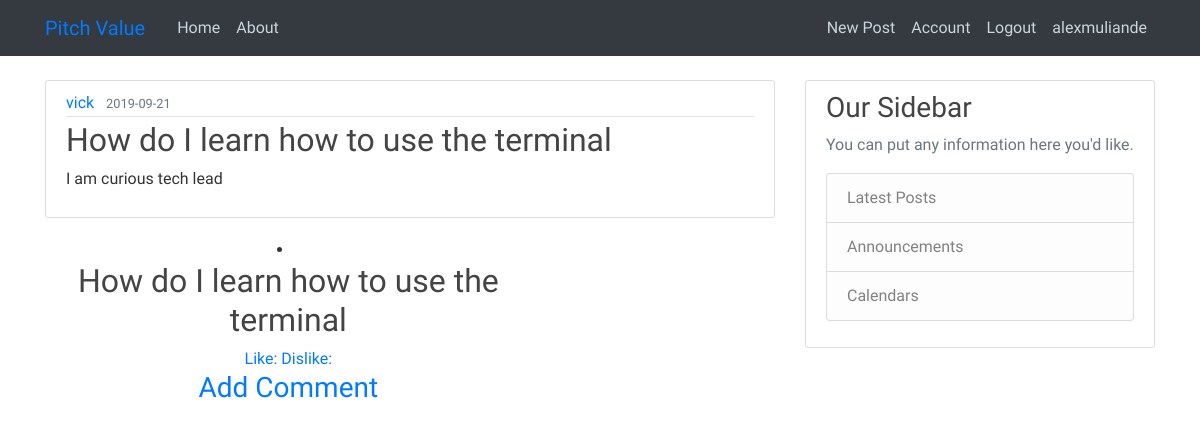
The app's page /post/2 (signed in) with its own data.
### pitch/models.py (models this page shows, shortened)
class User(db.Model, UserMixin):
    id = db.Column(db.Integer,primary_key=True)
    username = db.Column(db.String(20),unique=True,nullable=False)
    email = db.Column(db.String(20),unique=True,nullable=False)
    password = db.Column(db.String(60), nullable=False)
    posts = db.relationship('Post', backref='author', lazy=True)
    comment = db.relationship('Comment',backref = 'author',lazy=True)

class Post(db.Model):
    id = db.Column(db.Integer,primary_key=True)
    title = db.Column(db.String(100), nullable=False)
    date_posted = db.Column (db.DateTime, nullable=False, default=datetime.utcnow)
    content = db.Column(db.Text, nullable=False)
    user_id = db.Column(db.Integer, db.ForeignKey('user.id'), nullable = False)

### pitch/routes.py (the view)
@app.route("/post/<int:post_id>")
def post(post_id):
    post = Post.query.get_or_404(post_id)
    return render_template('post.html', title=post.title, post=post)

### pitch/models.py (called while the page is built)
@login_manager.user_loader
def load_user(user_id):
    return User.query.get(int(user_id))

### pitch/templates/post.html (shortened to what this page needs)
{% extends "base.html" %}
{% block content %}
  <article class="media content-section">
    <div class="media-body">
      <div class="article-metadata">
        <a class="mr-2" href="#">{{ post.author.username }}</a>
        <small class="text-muted">{{ post.date_posted.strftime('%Y-%m-%d') }}</small>
      </div>
      <h2 class="article-title">{{ post.title }}</h2>
      <p class="article-content">{{ post.content }}</p>
    </div>
  </article>
  <div class=" col-xs-12 col-sm-12 col-md-8 col-lg-8 well post-well">
    <li class="text-center">
        <h2>{{post.title}}</h2>
        <a href ="/post_review/{{post.id}}?like=1">Like: {{post.like}}</a>
        <a href ="/post_review/{{post.id}}?dislike=1">Dislike: {{post.dislike}}</a>
        <h3 class="comment-create">
            <a href="{{url_for('new_comment')}}">Add Comment</a>
        </h3>
    </li>
</div>
{% endblock content %}

### pitch/templates/base.html (shortened to what this page needs)
<!DOCTYPE html>
<html lang="en">
<head>
    <link rel="stylesheet" href="https://stackpath.bootstrapcdn.com/bootstrap/4.3.1/css/bootstrap.min.css"
>
        <link rel="stylesheet" type="text/css" href="{{url_for('static',filename='styles.css')}}">
</head>
<body>
    <header class="site-header">
        <nav class="navbar navbar-expand-md navbar-steel bg-dark fixed-top">
            <div class="container">
                <a class="navbar-brand mr-4" href="/">Pitch Value</a>
                <div class="collapse navbar-collapse" id="navbarToggle">
                    <div class="navbar-nav mr-auto">
                        <a class="nav-item nav-link" href="{{url_for('home')}}">Home</a>
                        <a class="nav-item nav-link" href="{{url_for('about')}}">About</a>
                    </div>
                    <div class="navbar-nav">
                        {% if current_user.is_authenticated %}
                        <a class="nav-item nav-link" href="{{url_for('new_post')}}">New Post</a>
                        <a class="nav-item nav-link" href="{{url_for('account')}}">Account</a>
                        <a class="nav-item nav-link" href="{{url_for('logout')}}">Logout</a>
                        <a class="nav-item nav-link" href="{{url_for('logout')}}">{{ current_user.username}}</a>
                        {% else %}
                        <a class="nav-item nav-link" href="{{url_for('login')}}">Login</a>
                        <a class="nav-item nav-link" href="{{url_for('register')}}">Register</a>
                        {% endif %}
                    </div>
                </div>
            </div>
        </nav>
    </header>
    <main role="main" class="container">
        <div class="row">
            <div class="col-md-8">
                {% block content %}{% endblock %}
            </div>
            <div class="col-md-4">
                <div class="content-section">
                    <h3>Our Sidebar</h3>
                    <p class='text-muted'>You can put any information here you'd like.
                        <ul class="list-group">
                            <li class="list-group-item list-group-item-light">Latest Posts</li>
                            <li class="list-group-item list-group-item-light">Announcements</li>
                            <li class="list-group-item list-group-item-light">Calendars</li>
                        </ul>
                    </p>
                </div>
            </div>
        </div>
    </main>
</body>
</html>

### pitch/static/styles.css (style rules this page uses)
body { background-image: url('https://cdn.pixabay.com/photo/2013/07/12/17/22/agenda-152092__340.png'); font-family: 'Signika', sans-serif; color: #333333; margin-top: 5rem; }
h1, h2, h3, h4, h5, h6 { color: #444444; }
.site-header .navbar-nav .nav-link { color: #cbd5db; }
.content-section { background: #ffffff; padding: 10px 20px; border: 1px solid #dddddd; border-radius: 3px; margin-bottom: 20px; }
.article-title { color: #444444; }
.article-content { white-space: pre-line; }
.article-metadata { padding-bottom: 1px; margin-bottom: 4px; border-bottom: 1px solid #e3e3e3 }

### records on screen
User: username "alexmuliande"
User: author.username "vick"
Post: date_posted "2019-09-21", title "How do I learn how to use the terminal", content "I am curious tech lead"
